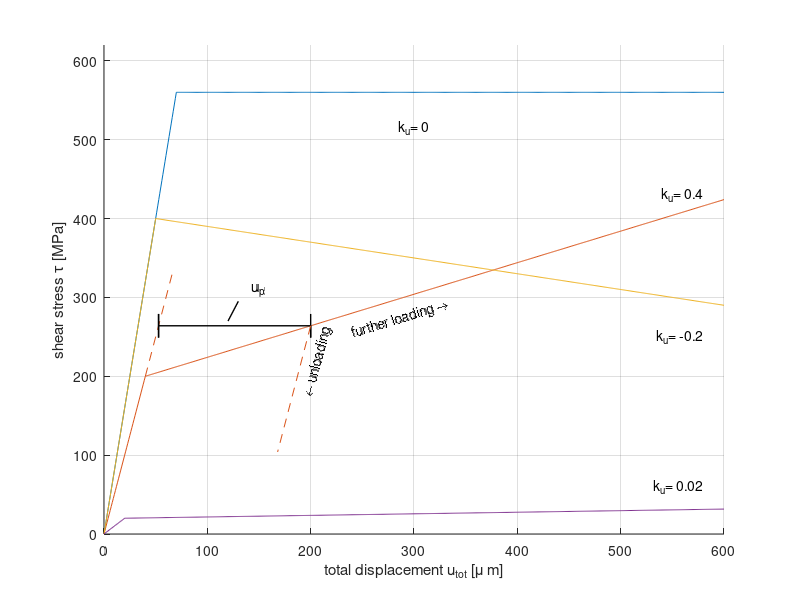
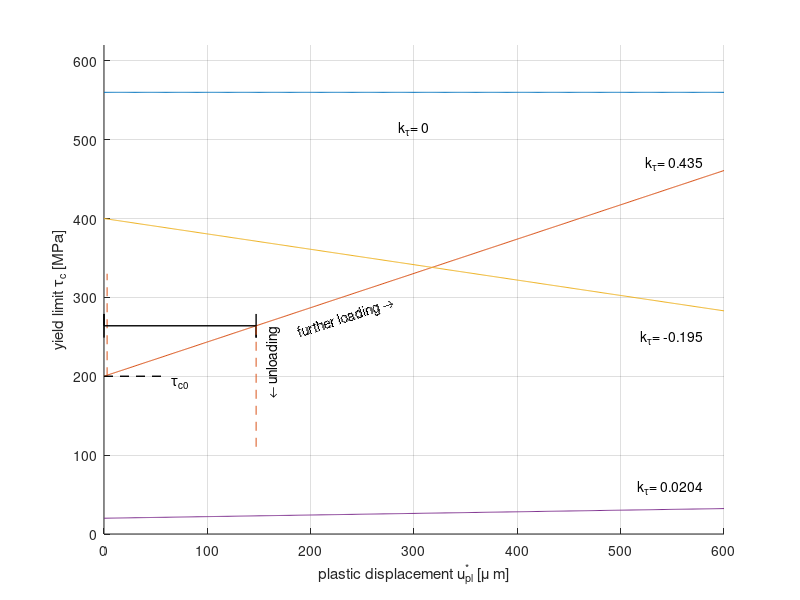

These charts were generated, in order, by the following MATLAB code:

print_fig = 1;
show_A = 1;
show_B = 0;
show_u_el = 0;

% define products to be plotted

n_curv = 4;
utot_c0 = zeros(n_curv,1); tau_c0 = zeros(n_curv,1);
utot_c1 = zeros(n_curv,1); tau_c1 = zeros(n_curv,1);
utot_c0(1) =  70; tau_c0(1) = 560; utot_c1(1) = 600; tau_c1(1) = 560; % magnetite
utot_c0(2) =  40; tau_c0(2) = 200; utot_c1(2) = 540; tau_c1(2) = 400; % clay
utot_c0(3) =  50; tau_c0(3) = 400; utot_c1(3) = 550; tau_c1(3) = 300; % sand
utot_c0(4) =  20; tau_c0(4) =  20; utot_c1(4) = 520; tau_c1(4) =  30; % MoS2
nams = strvcat('magnetite','clay','sand','MoS2');
% nams = strvcat('G=8, \tau_{c0}=560', 'G=5, \tau_{c0}=200', 'G=8, \tau_{c0}=400', 'G=1, \tau_{c0}=20');

G_el   = tau_c0 ./ utot_c0;
k_u    = (tau_c1 - tau_c0) ./ (utot_c1 - utot_c0);
k_tau  = G_el .* k_u ./ (G_el - k_u);

for ic = 1:n_curv
   disp(sprintf('%9s: utot_c0=%3d, tau_c0=%3d, G_el= %4.2f, k_u=%6.3f, k_tau=%8.4f', nams(ic,:), utot_c0(ic), tau_c0(ic), G_el(ic), k_u(ic), k_tau(ic)));
end

% define range of displacements for curves

u_tot  = [0:600]; 

% define unit-vectors for 1d to 2d conversion

n_utot  = length(u_tot);
e1 = ones(n_curv,1);
e2 = ones(1,n_utot);

% compute displacement - stress curves, tau = tau(u_tot)

tau    = (G_el*u_tot) .* (e1*u_tot <= utot_c0*e2) + ...
         (tau_c0*e2 + (k_u*e2) .* (e1*u_tot-utot_c0*e2)) .* (e1*u_tot > utot_c0*e2);
% tau    = [0:tau_c1];
% u_tot  = (tau/G).*(tau<=tau_c0) + (utot_c0+(tau-tau_c0)/k).*(tau>tau_c0);

% plot curves

figure(1); clf; hold on;
plot(u_tot, tau);
grid on;
axis([0 600 0 620]);
xlabel('total displacement u_{tot} [\mu m]');
ylabel('shear stress \tau [MPa]');
% legend(nams, 'location','south');

text(300, 515, 'k_u= 0', 'horizontalalignment','center');
text(580, 430, sprintf('k_u=%4.1f', k_u(2)), 'horizontalalignment','right');
text(580, 250, sprintf('k_u=%5.1f', k_u(3)), 'horizontalalignment','right');
text(580,  60, sprintf('k_u=%5.2f', k_u(4)), 'horizontalalignment','right');

% show decomposition of u_tot into upl + uel

% point A: clay, utot = 200

if (show_A)
   ic    = 2;    % clay
   utot_A = 200;
   tau_A = tau_c0(ic) + k_u(ic) * (utot_A - utot_c0(ic));
   uel_A = tau_A / G_el(ic);
   upl_A = utot_A - uel_A;

   tmp_y = [ tau_c0(ic) 330 ];
   tmp_x = tmp_y / G_el(ic);
   set(gca,'colororderindex',2);
   plot(tmp_x, tmp_y, '--');

   if (show_u_el)
      x = [0 0 0 uel_A*[1 1 1 1] utot_A*[1 1 1]];
      y = tau_A + 15*[-1 1 0 [0 -1 1 0] [0 -1 1]];
      text(50, 310, 'u_{el}', 'horizontalalignment','right');
   else
      x = [uel_A*[1 1 1 1] utot_A*[1 1 1]];
      y = tau_A + 15*[[0 -1 1 0] [0 -1 1]];
   end
   plot(x, y, 'k', 'linewidth',1);
   plot([ 130 120], [295 270], 'k', 'linewidth',1);
   text(150, 310, 'u_{pl}', 'horizontalalignment','center');
end

% point B: sand, utot = 300

if (show_B)
   ic    = 3;    % sand
   utot_B = 300;
   tau_B = tau_c0(ic) + k_u(ic) * (utot_B - utot_c0(ic));
   uel_B = tau_B / G_el(ic);
   upl_B = utot_B - uel_B;

   if (show_u_el)
      x = [0 0 0 uel_B*[1 1 1 1] utot_B*[1 1 1]];
      y = tau_B + 15*[[-1 1 0] [0 -1 1 0] [0 -1 1]];
   else
      x = [uel_B*[1 1 1 1] utot_B*[1 1 1]];
      y = tau_B + 15*[[0 -1 1 0] [0 -1 1]];
   end
   plot(x, y, 'k', 'linewidth',1);

   % text(50, 310, 'u_{el}', 'horizontalalignment','right');
   plot([ 120 130 ], [345 325 ], 'k', 'linewidth',1);
end

% add line for unloading at point A

tmp_y = tau_A + [ 0 -160 ];
tmp_x = utot_A + (tmp_y - tau_A) / G_el(2);
set(gca,'colororderindex',2);
plot(tmp_x, tmp_y, '--');

text(utot_A+15, tau_A, '\leftarrow unloading', 'rotation', 75, 'horizontalalignment','right');
text(240, 255, 'further loading \rightarrow', 'rotation', 17);

if (print_fig)
   print -djpeg95 hou1997_schm_utot.jpg
end

%%%%%%%%%%%%%%%%%%%%%%%%%%%%%%%%%%%%%%%%%%%%%%%%%%%%%%%%%%%%%%%%%%%%%%%%

% define range for plot of tau_c

u_pl = [ 0 : 600 ];
tau_c = tau_c0*e2 + k_tau * u_pl;

figure(2); clf; hold on;
plot(u_pl, tau_c);
axis([0 600 0 620]);
grid on
xlabel('plastic displacement u^*_{pl} [\mu m]');
ylabel('yield limit \tau_c [MPa]');
% legend(nams, 'location','south');

text(300, 515, 'k_\tau= 0', 'horizontalalignment','center');
text(580, 470, sprintf('k_\\tau=%6.3f', k_tau(2)), 'horizontalalignment','right');
text(580, 250, sprintf('k_\\tau=%7.3f', k_tau(3)), 'horizontalalignment','right');
text(580,  60, sprintf('k_\\tau=%7.4f', k_tau(4)), 'horizontalalignment','right');

% plot position A

set(gca,'colororderindex',2);
plot([3 3], [tau_c0(2) 330], '--');

if (show_A)
   x = [0 0 0 upl_A*[1 1 1]];
   y = tau_A + 15*[-1 1 0 0 -1 1];
   plot(x, y, 'k', 'linewidth',1);
end

plot([0 60], tau_c0(2)*[1 1], 'k--', 'linewidth', 1);
text(65, tau_c0(2), '\tau_{c0}', 'verticalalignment','top');

% plot u_pl for position B

if (show_B)
   x = [0 0 0 upl_B*[1 1 1]];
   y = tau_B + 15*[-1 1 0 0 -1 1];
   plot(x, y, 'k', 'linewidth',1);
end

% add line for unloading at point A

tmp_y = tau_A + [ 0 -160 ];
tmp_x = upl_A + [ 0  0 ];
set(gca,'colororderindex',2);
plot(tmp_x, tmp_y, '--');

text(upl_A+15, tau_A, '\leftarrow unloading', 'rotation', 90, 'horizontalalignment','right');
text(188, 255, 'further loading \rightarrow', 'rotation', 18);

if (print_fig)
   print -djpeg95 hou1997_schm_tauc.jpg
end

